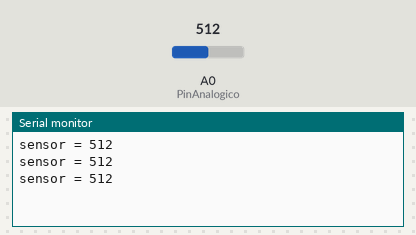
Bench run of a sketch on a simulated Arduino Uno, built with avr-gcc and run on an emulated ATmega328P. On the bench: the last lines printed to the serial monitor. The inputs (shaded band) are chosen by the test bench; at power-on: A0 (PinAnalogico) = 512.

Above: at 1.3 s.
1.4 s: A0 (PinAnalogico) set to 716
At 1.9 s:
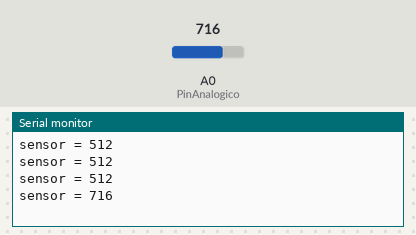
2.9 s: A0 (PinAnalogico) set to 900
At 3.4 s:
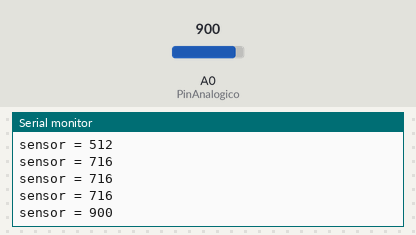
Timing chart, 0 to 5.9 s (numbered marks = the images above; inputs shaded):
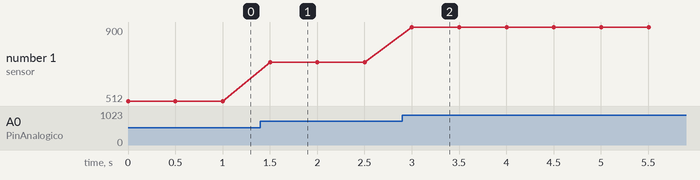

Measured:
- after the input at 1.4 s, the serial monitor: prints a new line after 0.10 s (image 1)
- after the input at 2.9 s, the serial monitor: prints a new line after 0.10 s (image 2)
- plotted number 1: 512 → 716 after the input at 1.4 s, 716 → 900 after the input at 2.9 s

The sketch:

sensor-nubosidad-analog.ino
```cpp
int PinAnalogico = A0;
int ValorSensor;

void setup() {
  Serial.begin(9600);
}

void loop()
{
ValorSensor = analogRead(PinAnalogico);
Serial.print("sensor = ");
Serial.println(ValorSensor);
delay(500);
}
```
